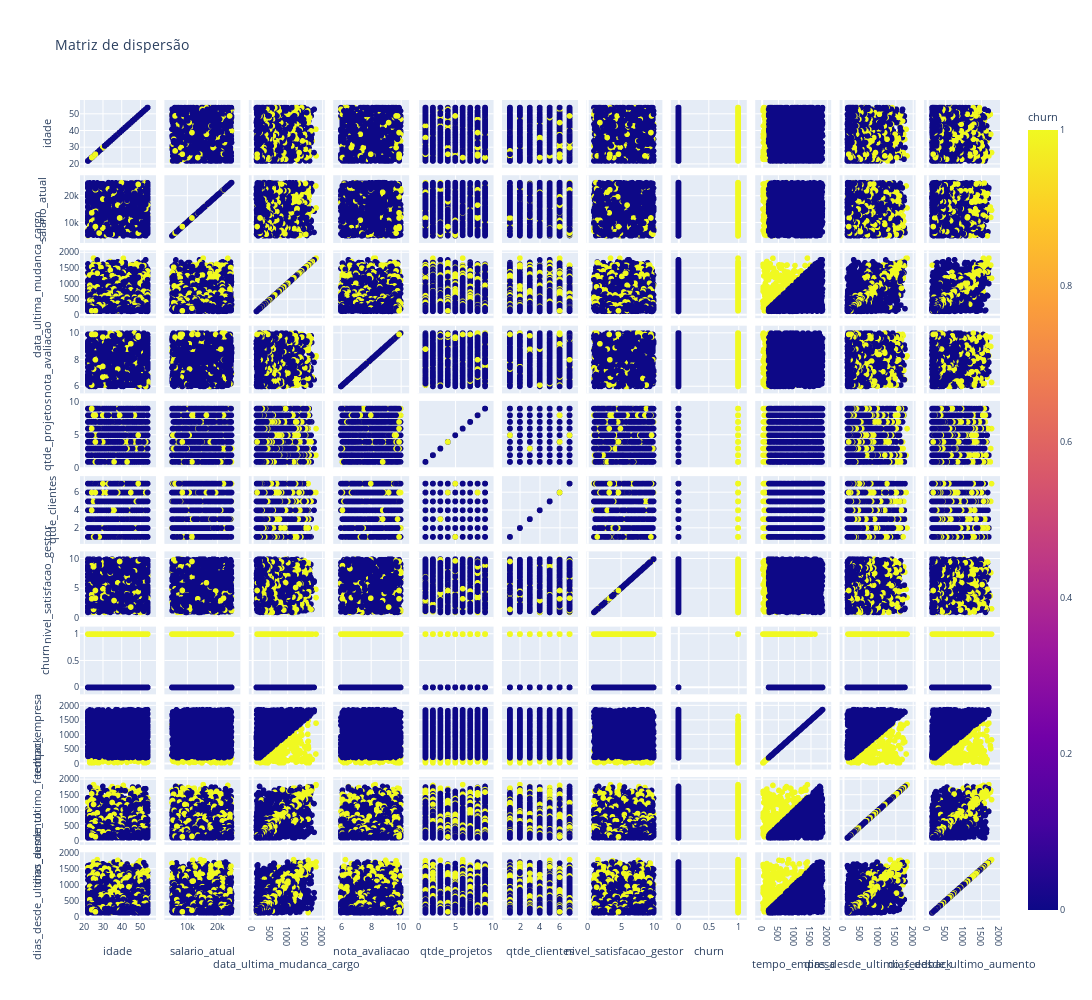

Notebook code cell kept with this figure:
### Code cell
# Matriz de dispersão
fig = px.scatter_matrix(df_employee, dimensions=numeric_columns,
                        color='churn', title='Matriz de dispersão')

fig.update_layout(
    width=1200,
    height = 1000,
    title_font=dict(size=14),
    font = dict(size=9)
)

fig.show()

### Figure 1 — Plotly figure (JSON) as saved in the notebook; plotly's stock layout.template omitted (floating-point values rounded to 4 significant figures; data arrays with more than 128 entries replaced by an {"elided": "..."} marker saying what was removed)
{"data": [{"dimensions": [{"axis": {"matches": true}, "label": "idade", "values": {"elided": "2000 int values"}}, {"axis": {"matches": true}, "label": "salario_atual", "values": {"elided": "2000 int values"}}, {"axis": {"matches": true}, "label": "data_ultima_mudanca_cargo", "values": {"elided": "2000 int values"}}, {"axis": {"matches": true}, "label": "nota_avaliacao", "values": {"elided": "2000 float values"}}, {"axis": {"matches": true}, "label": "qtde_projetos", "values": {"elided": "2000 int values"}}, {"axis": {"matches": true}, "label": "qtde_clientes", "values": {"elided": "2000 int values"}}, {"axis": {"matches": true}, "label": "nivel_satisfacao_gestor", "values": {"elided": "2000 float values"}}, {"axis": {"matches": true}, "label": "churn", "values": {"elided": "2000 int values"}}, {"axis": {"matches": true}, "label": "tempo_empresa", "values": {"elided": "2000 int values"}}, {"axis": {"matches": true}, "label": "dias_desde_ultimo_feedback", "values": {"elided": "2000 int values"}}, {"axis": {"matches": true}, "label": "dias_desde_ultimo_aumento", "values": {"elided": "2000 int values"}}], "hovertemplate": "%{xaxis.title.text}=%{x}<br>%{yaxis.title.text}=%{y}<br>churn=%{marker.color}<extra></extra>", "legendgroup": "", "marker": {"color": {"elided": "2000 int values"}, "coloraxis": "coloraxis", "symbol": "circle"}, "name": "", "showlegend": false, "type": "splom"}], "layout": {"coloraxis": {"colorbar": {"title": {"text": "churn"}}, "colorscale": [[0, "#0d0887"], [0.1111, "#46039f"], [0.2222, "#7201a8"], [0.3333, "#9c179e"], [0.4444, "#bd3786"], [0.5556, "#d8576b"], [0.6667, "#ed7953"], [0.7778, "#fb9f3a"], [0.8889, "#fdca26"], [1, "#f0f921"]]}, "dragmode": "select", "font": {"size": 9}, "height": 1000, "legend": {"tracegroupgap": 0}, "title": {"font": {"size": 14}, "text": "Matriz de dispersão"}, "width": 1200}}
